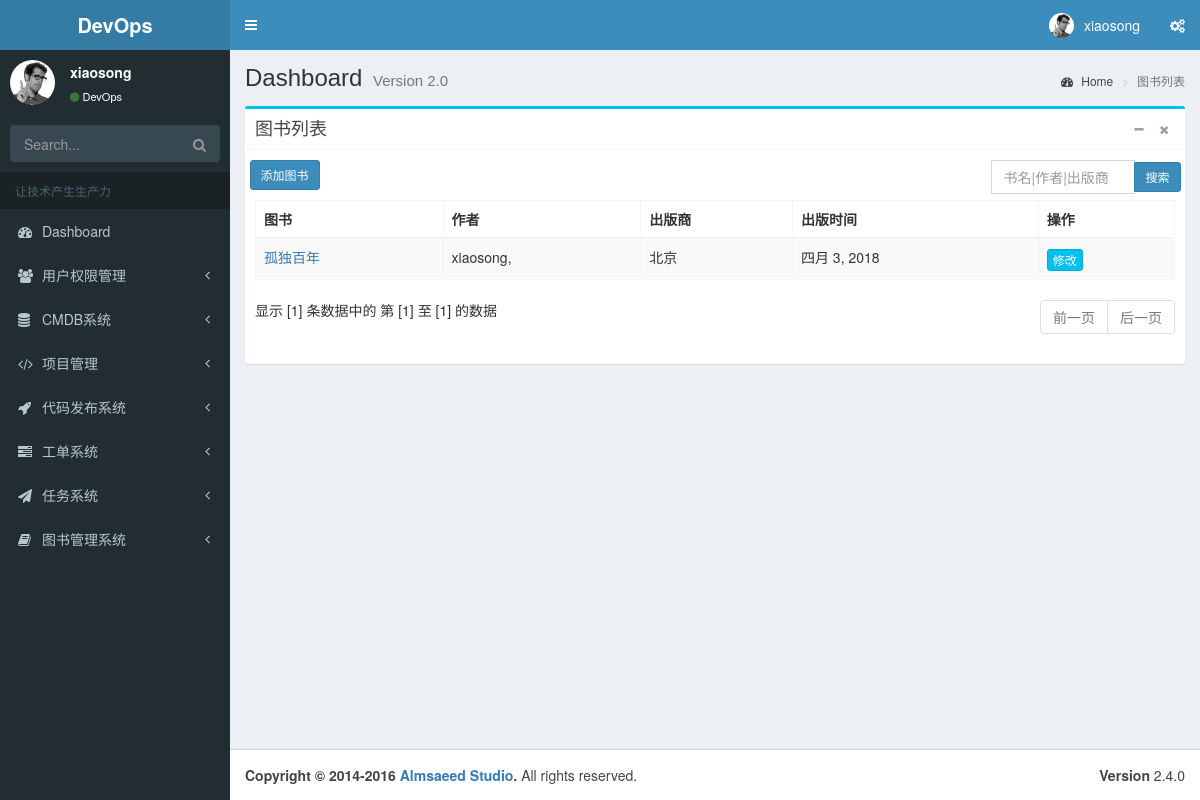
/books/booklist/ (signed in), run on the app's committed database.
### apps/dashboard/models.py (models this page shows, shortened)
class UserProfile(AbstractUser):
    name_cn = models.CharField('中文名', max_length=30)
    phone = models.CharField('手机', max_length=11, null=True, blank=True)
    class Meta:
        verbose_name = '用户信息'
        verbose_name_plural = verbose_name

### books/models.py (models this page shows, shortened)
class Book(models.Model):
    name = models.CharField("书名", max_length=100)
    authors = models.ManyToManyField(Author, verbose_name="作者")
    publisher = models.ForeignKey(Publish, verbose_name="出版社")
    publication_date = models.DateField("出版时间")
    class Meta:
        verbose_name = '图书信息'
        verbose_name_plural = verbose_name
        ordering = ['-publication_date']

class Author(models.Model):
    name = models.CharField(max_length=40, verbose_name='作者名')
    email = models.EmailField(verbose_name='作者邮箱')
    phone = models.CharField(max_length=11, verbose_name='手机号码', null=True, blank=True)
    address = models.CharField(max_length=128, verbose_name='作者地址',null=True, blank=True)
    class Meta:
        verbose_name = '作者信息'
        verbose_name_plural = verbose_name

class Publish(models.Model):
    name = models.CharField(max_length=30, verbose_name='出版商名称')
    address = models.CharField(max_length=5, verbose_name='出版商地址')
    city = models.CharField(max_length=60, verbose_name='出版商城市',  null=True, blank=True)
    class Meta:
        verbose_name = '出版商信息'
        verbose_name_plural = verbose_name

### books/book/__init__.py (the view, shortened to what this page needs)
class BookListView(LoginRequiredMixin, PaginationMixin, ListView):
    model = Book
    template_name = "books/book_list.html"
    context_object_name = "book_list"
    paginate_by = 5
    keyword = ''
    def get_queryset(self):
        queryset = super(BookListView, self).get_queryset()
        self.keyword = self.request.GET.get('keyword', '').strip()
        if self.keyword:
            queryset = queryset.filter(Q(name__icontains=self.keyword) |
                                       Q(authors__name__icontains=self.keyword) |
                                       Q(publisher__name__icontains=self.keyword))
        return queryset
    def get_context_data(self, **kwargs):
        context = super(BookListView, self).get_context_data(**kwargs)
        context['keyword'] = self.keyword
        context['authors'] = Author.objects.all()
        context['publishs'] = Publish.objects.all()
        return context

### opsweb/context_processors.py (called while the page is built)
def global_variable(request):
    all_content_type = ContentType.objects.all()
    all_group = Group.objects.all()
    all_perm = Permission.objects.all()
    user_total_nums = UserProfile.objects.all().count()
    user_active_nums = UserProfile.objects.filter(is_active=True).count()
    dic = {
        'all_group': all_group,
        'all_perm': all_perm,
        'all_content_type': all_content_type,
        'group_total_nums': len(all_group),
        'user_total_nums': user_total_nums,
        'user_active_nums': user_active_nums
    }
    return dic

### templates/books/book_list.html (shortened to what this page needs)
{% extends "base.html" %}
{% block breadcrunb %}
  <h1>
     Dashboard
    <small>Version 2.0</small>
  </h1>
  <ol class="breadcrumb">
    <li><a href="#"><i class="fa fa-dashboard"></i> Home</a></li>
    <li class="active">图书列表</li>
  </ol>
{% endblock %}
{% block content %}
<div class="row">
<div class="col-md-12">
<div class="box box-info">
    <div class="box-header with-border">
      <h3 class="box-title">图书列表</h3>
      <div class="box-tools pull-right">
        <button type="button" class="btn btn-box-tool" data-widget="collapse"><i class="fa fa-minus"></i>
        </button>
        <button type="button" class="btn btn-box-tool" data-widget="remove"><i class="fa fa-times"></i></button>
      </div>
    </div>
    <div class="box-body">
     <div style="margin-bottom: 10px;height: 30px" class="row">
       <a style="float: left; margin-left: 1%" class="btn btn-sm btn-primary" id = "addbtn"> 添加图书 </a>
        <form style="float: right;width: 20%;margin-right: 1%">
        <div  class="input-group">
            <input type="text" class="form-control" name="keyword"
                 placeholder="书名|作者|出版商" value="{% if keyword %} {{ keyword }} {% endif %}">
            <div class="input-group-btn">
               <button id='search_btn' type="submit" class="btn btn-sm btn-primary">搜索</button>
            </div>
        </div>
        </form>
     </div>
    <div class="table-responsive">
    <table class="table table-bordered table-striped footable toggle-arrow-tiny" data-page-navigation=".paginations">
        <thead>
	  <tr>
	      <th>图书</th>
	      <th>作者</th>
	      <th>出版商</th>
	      <th>出版时间</th>
	      <th>操作</th>
	  </tr>
	  </thead>
	  <tbody>
	    {% for book in book_list %}
		<tr>
		    <td> <a href="{% url 'books:book_detail'  book.id %}">{{ book.name }}</a> </td>
		    <td>
			{% for author in book.authors.all %}
			 {{ author.name }},
			{% endfor %}
		    </td>
		    <td> {{ book.publisher.name }}</td>
		    <td> {{ book.publication_date }}</td>
		    <td>
			<a type="button" class="btn btn-info btn-xs"  href="{% url 'books:book_detail'  book.id %}" >修改</a>
		    </td>
		</tr>
	    {% endfor %}
	  </tbody>
    </table>
    </div>
    <div class="row">
      <div class="col-sm-6">
	 <div class="dataTables_info" id="editable_info" role="status" aria-live="polite">
	     显示 [{{ paginator.count }}] 条数据中的 第 [{{ page_obj.start_index}}] 至 [{{ page_obj.end_index }}] 的数据
	 </div>
      </div>
      {% include 'paginator.html' %}
    </div>
</div>
</div>
</div>
</div>
{% endblock %}

### templates/base.html (shortened to what this page needs)
<!DOCTYPE html>
<html>
<head>
  <link rel="stylesheet" href="/static/css/bootstrap.min.css">
  <link rel="stylesheet" href="/static/plugins/font-awesome/css/font-awesome.min.css">
  <link rel="stylesheet" href="/static/plugins/Ionicons/css/ionicons.min.css">
  <link rel="stylesheet" href="/static/plugins/alert/sweet-alert.css">
  <link rel="stylesheet" href="/static/plugins/jvectormap/jquery-jvectormap.css">
  <link rel="stylesheet" href="/static/plugins/footable/footable.core.css">
  <link rel="stylesheet" href="/static/plugins/select2/select2.min.css">
  <link rel="stylesheet" href="/static/plugins/timepicker/bootstrap-datepicker.min.css">
  <link rel="stylesheet" href="/static/css/AdminLTE.min.css">
  <link rel="stylesheet" href="/static/css/_all-skins.min.css">
</head>
<body class="hold-transition skin-blue sidebar-mini">
<div class="wrapper">
  <header class="main-header">
    <a href="#" class="logo">
      <span class="logo-lg"><b>DevOps</b></span>
    </a>
    <nav class="navbar navbar-static-top">
      <a href="#" class="sidebar-toggle" data-toggle="push-menu" role="button">
      </a>
      <div class="navbar-custom-menu">
        <ul class="nav navbar-nav">
          <li class="dropdown user user-menu">
            <a href="#" class="dropdown-toggle" data-toggle="dropdown">
              <img src="/static/img/user2-160x160.jpg" class="user-image" alt="User Image">
              <span class="hidden-xs">
                  {% if request.user.is_authenticated %} {{ request.user.name_cn }} {% else %} 游客 {% endif %}
              </span>
            </a>
          </li>
          <li>
            <a href="#" data-toggle="control-sidebar"><i class="fa fa-gears"></i></a>
          </li>
        </ul>
      </div>
    </nav>
  </header>
  <aside class="main-sidebar">
    <section class="sidebar">
      <div class="user-panel">
        <div class="pull-left image">
          <img src="/static/img/user2-160x160.jpg" class="img-circle" alt="User Image">
        </div>
        <div class="pull-left info">
          <p>{{ request.user.name_cn }}</p>
          <a href="#"><i class="fa fa-circle text-success"></i>DevOps</a>
        </div>
      </div>
      <form action="#" method="get" class="sidebar-form">
        <div class="input-group">
          <input type="text" name="q" class="form-control" placeholder="Search...">
          <span class="input-group-btn">
                <button type="submit" name="search" id="search-btn" class="btn btn-flat">
                  <i class="fa fa-search"></i>
                </button>
              </span>
        </div>
      </form>
      <ul class="sidebar-menu" data-widget="tree">
        <li class="header">让技术产生生产力</li>
        <li>
          <a href="/">
            <i class="fa fa-dashboard"></i> <span>Dashboard</span>
          </a>
        </li>
	    <li class="treeview">
          <a href="#">
            <i class="fa fa-users"></i>
            <span>用户权限管理</span>
            <span class="pull-right-container">
              <i class="fa fa-angle-left pull-right"></i>
            </span>
          </a>
        </li>
	    <li class="treeview">
          <a href="#">
            <i class="fa fa-database"></i>
            <span>CMDB系统</span>
            <span class="pull-right-container">
              <i class="fa fa-angle-left pull-right"></i>
            </span>
          </a>
        </li>
        <li class="treeview">
          <a href="#">
            <i class="fa fa-code"></i>
            <span>项目管理</span>
            <span class="pull-right-container">
              <i class="fa fa-angle-left pull-right"></i>
            </span>
          </a>
        </li>
        <li class="treeview">
          <a href="#">
            <i class="fa fa-rocket"></i>
            <span>代码发布系统</span>
            <span class="pull-right-container">
              <i class="fa fa-angle-left pull-right"></i>
            </span>
          </a>
        </li>
        <li class="treeview">
          <a href="#">
            <i class="fa fa-tasks"></i>
            <span>工单系统</span>
            <span class="pull-right-container">
              <i class="fa fa-angle-left pull-right"></i>
            </span>
          </a>
        </li>
          <li class="treeview">
          <a href="#">
            <i class="fa fa-paper-plane"></i>
            <span>任务系统</span>
            <span class="pull-right-container">
              <i class="fa fa-angle-left pull-right"></i>
            </span>
          </a>
        </li>
        <li class="treeview">
          <a href="#">
            <i class="fa fa-book"></i>
            <span>图书管理系统</span>
            <span class="pull-right-container">
              <i class="fa fa-angle-left pull-right"></i>
            </span>
          </a>
        </li>
      </ul>
    </section>
  </aside>
  <div class="content-wrapper">
    <section class="content-header">
    {% block breadcrunb %}
    {%  endblock %}
    </section>
    <section class="content">
    {% block content %}
    {%  endblock %}
    </section>
  </div>
  <footer class="main-footer">
    <div class="pull-right hidden-xs">
      <b>Version</b> 2.4.0
    </div>
    <strong>Copyright &copy; 2014-2016 <a href="https://adminlte.io">Almsaeed Studio</a>.</strong> All rights
    reserved.
  </footer>
</div>
</body>
</html>

### data on the page
UserProfile: user.name_cn "xiaosong"
Book: name "孤独百年", publisher.name "北京", publication_date "四月 3, 2018"
Author: name "xiaosong"

### other printed values
{{ paginator.count }} "1"
{{ page_obj.start_index }} "1"
{{ page_obj.end_index }} "1"
